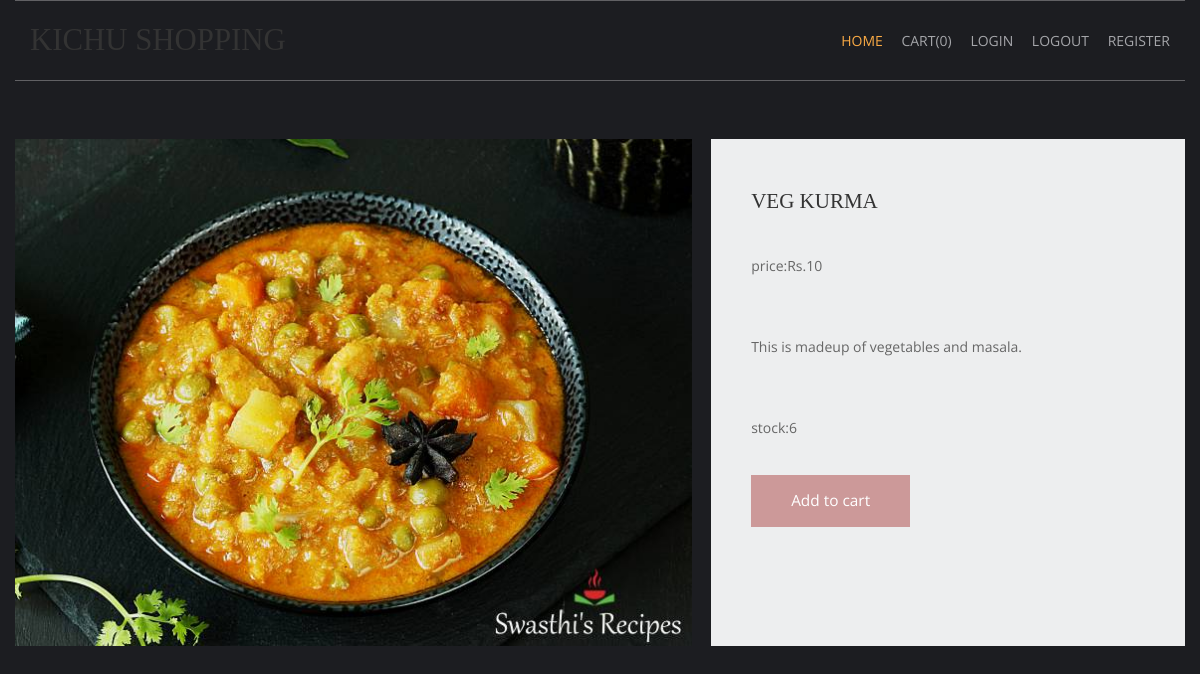
/vegetables-recipe/veg-kurma, run on the app's committed database.
### shop/models.py (models this page shows, shortened)
class products(models.Model):
    name = models.CharField(max_length=250, unique=True)
    slug = models.SlugField(max_length=250, unique=True)
    img=models.ImageField(upload_to='product')
    desc=models.TextField()
    stock=models.IntegerField()
    available=models.BooleanField()
    price=models.IntegerField()
    category=models.ForeignKey(categ,on_delete=models.CASCADE)

### shop/views.py (the view)
# urls.py: path('<slug:c_slug>/<slug:product_slug>',views.prodDetails,name='details'),
def prodDetails(request,c_slug,product_slug):
    try:
        prod=products.objects.get(category__slug=c_slug,slug=product_slug)
    except Exception as e:
        raise e
    return render(request,'item.html',{'pr':prod})

### cart/context_processor.py (called while the page is built)
def count(request):
    item_count=0;
    if 'admin' in request.path:
        return {}
    else:
        try:
            ct=cartlist.objects.filter(cart_id=c_id(request))
            cti=items.objects.all().filter(cart=ct[:1])
            for c in cti:
                item_count+=c.quan
        except cartlist.DoesNotExist:
            item_count=0
        return dict(itc=item_count)

### cart/views.py (called while the page is built)
def c_id(request):
    ct_id=request.session.session_key
    if not ct_id:
        ct_id=request.session.create()
    return ct_id

### templates/item.html (shortened to what this page needs)
{% extends 'base.html' %}
{% load static %}
{% block content %}
<html lang="en">
<head>
    <link href="{% static 'pr/fontawesome/css/all.min.css' %}" rel="stylesheet" />
    <link href="{% static 'pr/css/templatemo-comparto.css' %}" rel="stylesheet" />
</head>
<body>
    <br>  <br>
        <section class="tm-mb-1" id="about">
            <div class="tm-row tm-about-row">
                <div class="tm-section-1-l">
                    <img src="{{pr.img.url}}" alt="About image" class="tm-img-responsive">
                </div>
                <article class="tm-section-1-r tm-bg-color-8">
                    <h2 class="tm-mb-2 tm-title-color">{{pr.name}}</h2>
                   <p>price:Rs.{{pr.price}}</p><br>
                    <p>{{pr.desc}}</p><br>
                    <p>stock:{{pr.stock}}</p>
                    {% if pr.stock <= 0 %}
                    <h1 style="color:red">sorry no stock left</h1>
                    {% else %}
                    <a href="{% url 'addcart' pr.id %}" class="tm-btn tm-btn-1 tm-link-to-services">Add to cart</a>
                    {% endif %}
                </article>
            </div>
        </section>
</body>
</html>
{% endblock %}

### static/hm/layout/styles/layout.css (style rules this page uses)
*, *::before, *::after { transition:all .3s ease-in-out; }
body { color:#A5A6AA; background-color:#1C1D21; }
a { color:#FBAB45; }

### static/pr/css/templatemo-comparto.css (style rules this page uses)
*, *::before, *::after { box-sizing: border-box; outline: none; }
ul, h1, h2, h3, h4, p, figure { padding: 0; margin: 0; }
body { font-family: 'Open Sans', Arial, sans-serif; font-size: 18px; overflow-x: hidden; padding-left: 15px; padding-right: 15px; margin: 0; }
h2 { font-size: 1.5rem; }
a { transition: all 0.3s ease; text-decoration: none; }
p { color: #666; line-height: 1.7; margin-bottom: 35px; }
h1, h2, h3, h4, h5, h6 { color: #333; }
.tm-mb-1 { margin-bottom: 20px; }
.tm-mb-2 { margin-bottom: 40px; }
.tm-bg-color-8 { background-color: #EDEEEF; }
.tm-img-responsive { max-width: 100%; height: auto; }
.tm-section-1-l { width: 57.85%; margin-right: 1.65%; }
.tm-section-1-r { padding: 50px 40px; width: 40.5%; }
.tm-row { display: flex; }
.tm-btn { display: inline-block; padding: 15px 40px; font-size: 1.1rem; border: none; background-color: #CC9999; color: white; }
a { color: #666; }

### static/hm/layout/styles/framework.css (style rules this page uses)
html { overflow-y:scroll; overflow-x:hidden; }
html, body { margin:0; padding:0; font-size:14px; line-height:1.6em; }
*, *::before, *::after { box-sizing:border-box; }
a { outline:none; text-decoration:none; }
img { width:auto; max-width:100%; height:auto; margin:0; padding:0; border:none; line-height:normal; vertical-align:middle; }
body, input, textarea, select { font-family:Verdana, Geneva, sans-serif; }
h1, h2, h3, h4, h5, h6, .heading { font-family:Georgia, "Times New Roman", Times, serif; }
::placeholder { opacity:1; }
h1, h2, h3, h4, h5, h6, .heading { margin:0 0 20px 0; font-size:1.4rem; line-height:normal; font-weight:normal; text-transform:uppercase; }
address, article, aside, figcaption, figure, footer, header, main, nav, section { display:block; margin:0; padding:0; }

### data on the page
products: img (picture), name "VEG KURMA", price "10", desc "This is madeup of vegetables and masala.", stock "6"

### other printed values
{{ itc }} "0"
